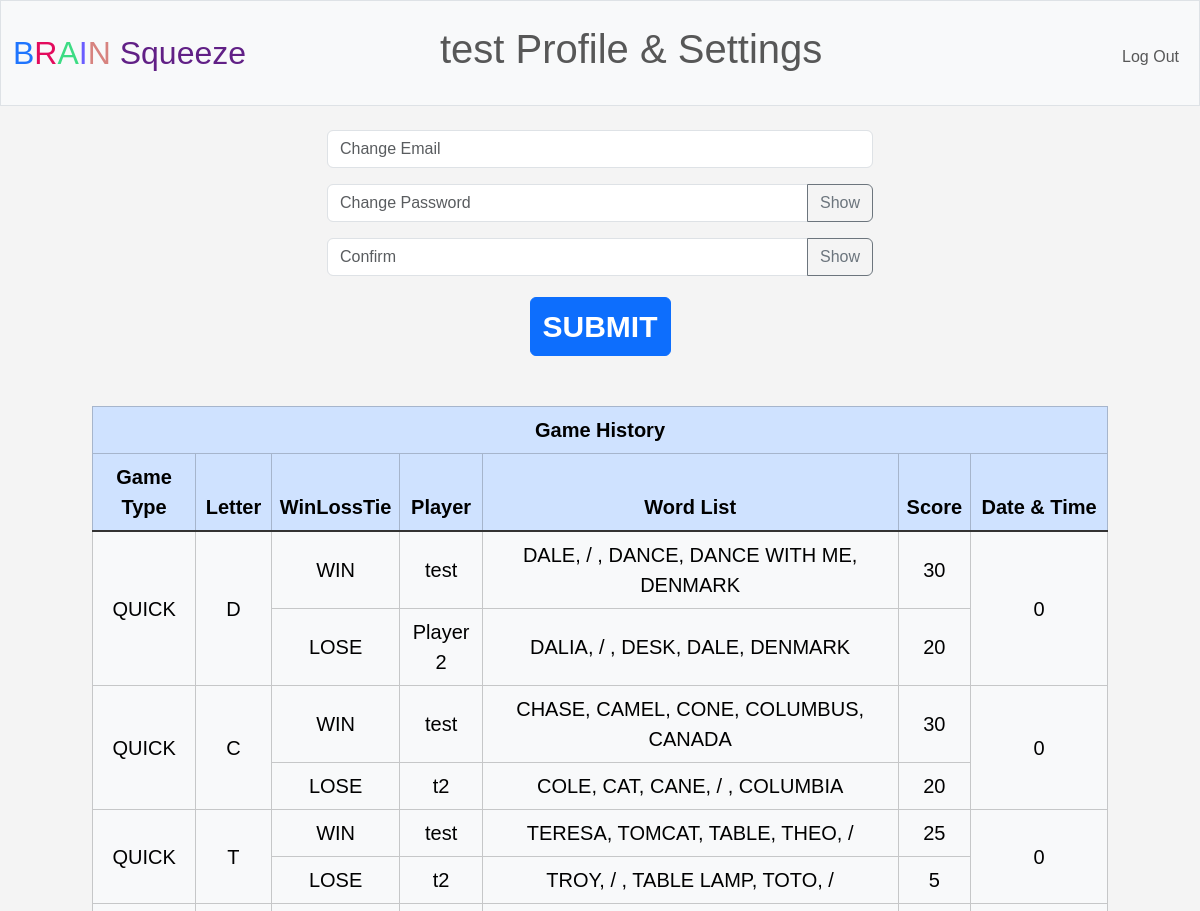
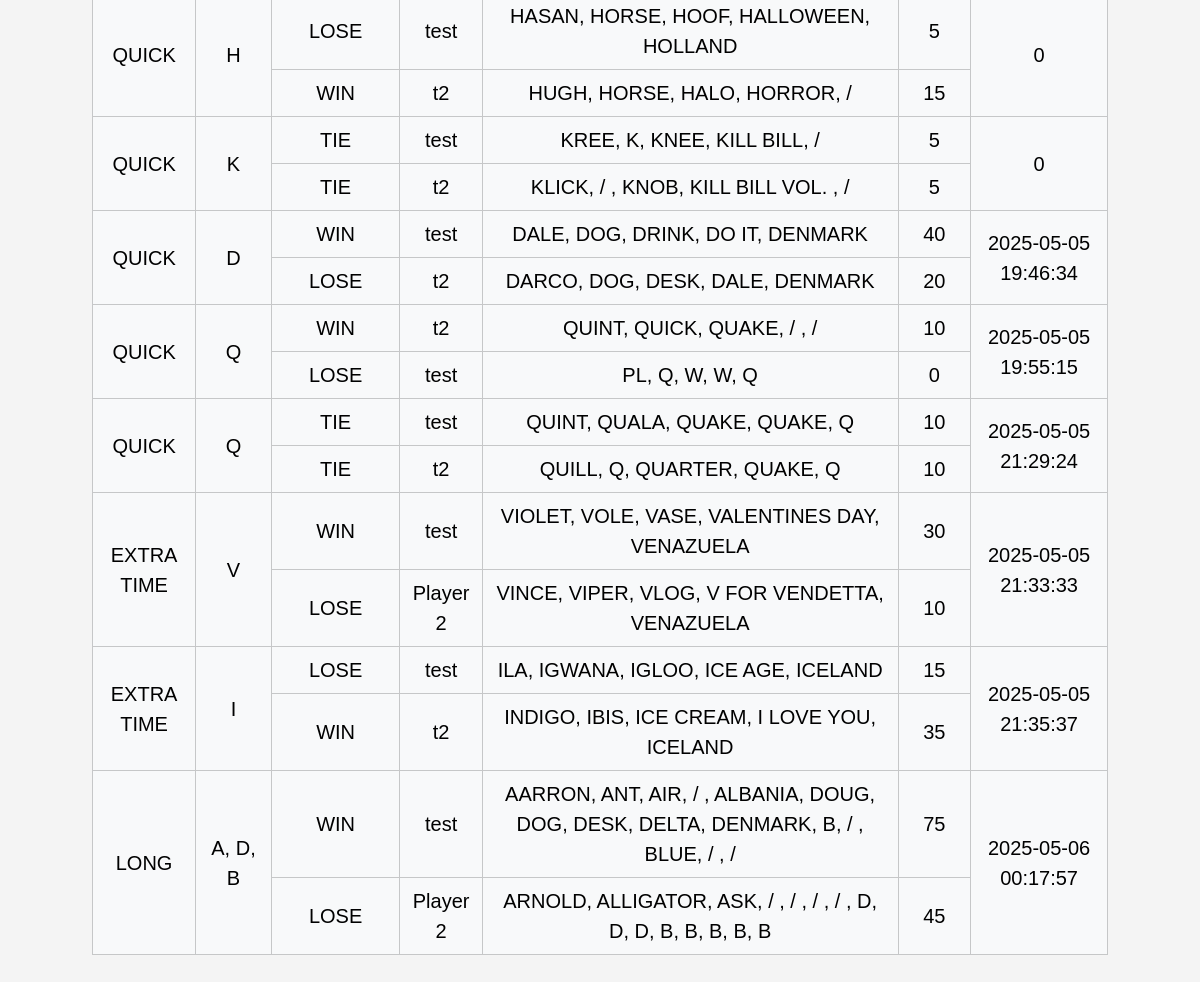
Screenshot of /profile (signed in) with the database file from the repository (2 pictures, top to bottom).
### tables this page shows
CREATE TABLE "game_records" (
	"id"	INTEGER NOT NULL UNIQUE,
	"GameSelect"	TEXT NOT NULL,
	"Letter"	TEXT NOT NULL,
	"WinLossTie1"	TEXT NOT NULL,
	"WinLossTie2"	TEXT NOT NULL,
	"Username1"	TEXT NOT NULL,
	"Username2"	TEXT NOT NULL,
	"WordList1"	TEXT NOT NULL,
	"WordList2"	TEXT NOT NULL,
	"Score1"	INTEGER NOT NULL,
	"Score2"	INTEGER NOT NULL,
	"DateTime"	TEXT NOT NULL DEFAULT CURRENT_TIMESTAMP,
	PRIMARY KEY("id" AUTOINCREMENT)
);

### app.py (the view)
@app.route("/profile", methods=["GET", "POST"])
@login_required
def profile():
    if request.method == "POST":
        email = request.form.get("change_email").strip() if request.form.get("change_email") else None
        password = request.form.get("change_pass").strip() if request.form.get("change_pass") else None
        confirm = request.form.get("confirm").strip() if request.form.get("confirm") else None
        change = account_change(session["user_id"], email, password, confirm)
        if change == 0.5:
            flash("Email not in correct format")
            return redirect(url_for("profile"))
        elif change == 1:
            flash("Password not matching. Try again.")
            return redirect(url_for("profile"))
        elif change == 2:
            flash("Password Successfully changed")
            return redirect(url_for("profile"))
        elif change == 3:
            flash("Email Successfully changed")
            return redirect(url_for("profile"))
        elif change == 4:
            flash("Email & password successfully changed")
            return redirect(url_for("profile"))
        elif change == 5:
            flash("Something went wrong. Try again.")
            return redirect(url_for("profile"))
        return redirect("/profile")
    else:
        username = session.get("user_id")
        all_data = profile_history(username)
        if all_data == 1:
            flash("Could not load data. Sign out and sign in again.")
            return redirect(url_for("profile"))
        return render_template("profile.html", all_data=all_data)

### app.py (called while the page is built)
@app.after_request
def after_request(response):
    response.headers["Cache-Control"] = "no-cache, no-store, must-revalidate"
    response.headers["Expires"] = 0
    response.headers["Pragma"] = "no-cache"
    return response

### helper.py (called while the page is built)
def get_db():
    if "db" not in g:
        basedir = os.path.abspath(os.path.dirname(__file__))
        db_path = os.path.join(basedir, "database.db")
        g.db = sqlite3.connect(db_path)
        g.db.row_factory = sqlite3.Row
    return g.db

def login_required(f):
    @wraps(f)
    def decorated_function(*args, **kwargs):
        if session.get("user_id") is None:
            return redirect("/login")
        return f(*args, **kwargs)
    return decorated_function

### templates/profile.html (shortened to what this page needs)
{% extends "layout.html" %}
{% block main %}
    <div class="container-fluid">
        <form action="/profile" method="POST">
            <div class="input-group mb-3 mx-auto w-50 mt-2">
                <input autocomplete="off" class="form-control" id="email" name="change_email" placeholder="Change Email" type="email">
            </div>
            <div class="input-group mb-3 mx-auto w-50">
                <input autocomplete="off" class="form-control" id="pass" name="change_pass" placeholder="Change Password" type="password">
                <button class="btn btn-outline-secondary" type="button" onclick="showp()">Show</button>
            </div>
            <div class="input-group mb-3 mx-auto w-50">
                <input autocomplete="off" class="form-control" id="conf" name="confirm" placeholder="Confirm" type="password">
                <button class="btn btn-outline-secondary" type="button" onclick="showc()">Show</button>
            </div>
            <div>
            <button class="btn btn-primary" type="submit" style="margin-top:0.5%;">Submit</button>
            </div>
        </form>
    </div>
    <div class="mb-3 space">
        <table class="table table-bordered w-auto">
            <thead class="table-dark">
                <tr class="table-primary">
                    <th colspan="7" class="col text-center">Game History</th>
                </tr>
                <tr class="table-primary">
                    <th class="col">Game Type</th>
                    <th class="col">Letter</th>
                    <th class="col">WinLossTie</th>
                    <th class="col">Player</th>
                    <th class="col">Word List</th>
                    <th class="col">Score</th>
                    <th class="col">Date & Time</th>
                </tr>
            </thead>
            <tbody class="table-group-divider">
                {% if all_data != [] %}
                    {% for data in all_data %}
                    <tr class="table-light">
                        <td class="align-middle" rowspan="2">{{ data.GameType |upper }}</td>
                        <td class="align-middle" rowspan="2">{{ data.Letter | upper }}</td>
                        <td class="align-middle">{{ data.WinLossTie1 | upper }}</td>
                        <td class="align-middle">{{ data.Username1 }}</td>
                        <td class="align-middle">{{ data.WordList1 | upper }}</td>
                        <td class="align-middle">{{ data.Score1 }}</td>
                        <td class="align-middle" rowspan="2">{{ data.DateTime }}</td>
                    </tr>
                    <tr class="table-light">
                        <td class="align-middle">{{ data.WinLossTie2 | upper }}</td>
                        <td class="align-middle">{{ data.Username2 }}</td>
                        <td class="align-middle">{{ data.WordList2 | upper }}</td>
                        <td class="align-middle">{{ data.Score2 }}</td>
                    </tr>
                    {% endfor %}
                {% endif %}
            </tbody>
        </table>
    </div>
{% endblock %}

### templates/layout.html (shortened to what this page needs)
<!DOCTYPE html>
<html lang="en">
    <head>
        <link href="https://cdn.jsdelivr.net/npm/bootstrap@5.3.5/dist/css/bootstrap.min.css" rel="stylesheet">
        <link href="/static/styles.css" rel="stylesheet">
    </head>
    <body>
        <nav class="bg-light border navbar navbar-expand-md navbar-light">
            <div class="container-fluid">
                <a class="navbar-brand" href="/"><span class="crayola_blue">B</span><span class="rasberry">R</span><span class="android_green">A</span><span class="indigo">I</span><span class="ny-pink">N</span> <span class="seance">Squeeze</span></a>
                <div class="collapse navbar-collapse" id="navbar">
                    {% if session["user_id"] %}
                        <ul class="navbar-text display-6 mx-auto ms-auto mt-2"> {{ session["user_id"] }} Profile & Settings</ul>
                        <ul class="navbar-nav ms-auto mt-2">
                            <li class="nav-item"><a class="nav-link" href="/logout">Log Out</a></li>
                        </ul>
                    {% else %}
                        <ul class="navbar-nav ms-auto mt-2">
                            <li class="nav-item"><a class="nav-link" href="/register">Register</a></li>
                            <li class="nav-item"><a class="nav-link" href="/signin">Sign In</a></li>
                        </ul>
                    {% endif %}
                </div>
            </div>
        </nav>
        <main class="container py-3 text-center">
            {% block main %}{% endblock %}
        </main>
    </body>
</html>

### static/styles.css (style rules this page uses)
body { background-color: #f4f4f4; font-family: Arial, sans-serif; color: #333; }
li { margin: auto auto auto auto; }
nav .navbar-brand { font-size: xx-large; }
nav .navbar-brand .crayola_blue { color: #1F75FE; }
nav .navbar-brand .rasberry { color: #E30B5D; }
nav .navbar-brand .android_green { color: #3DDC84; }
nav .navbar-brand .indigo { color: #6A5DFF; }
nav .navbar-brand .ny-pink { color: #D7837F; }
nav .navbar-brand .seance { color: #612086; }
.btn-primary { text-align: center; display: inline-block; cursor: pointer; text-transform: uppercase; font-size: 30px !important; font-weight: bold; }
.table { container: flex; text-align: center; margin: 2% auto 2% auto; width: 80%; border-collapse: collapse; padding: 10px; font-size: 20px; }
.space { margin: 50px; }

### rows the page displays
game_records: GameType "QUICK", Letter "D", WinLossTie1 "WIN", Username1 "test", WordList1 "DALE, / , DANCE, DANCE WITH ME, DENMARK", Score1 "30", DateTime "0", WinLossTie2 "LOSE", Username2 "Player 2", WordList2 "DALIA, / , DESK, DALE, DENMARK", Score2 "20"
game_records: GameType "QUICK", Letter "C", WinLossTie1 "WIN", Username1 "test", WordList1 "CHASE, CAMEL, CONE, COLUMBUS, CANADA", Score1 "30", DateTime "0", WinLossTie2 "LOSE", Username2 "t2", WordList2 "COLE, CAT, CANE, / , COLUMBIA", Score2 "20"
game_records: GameType "QUICK", Letter "T", WinLossTie1 "WIN", Username1 "test", WordList1 "TERESA, TOMCAT, TABLE, THEO, /", Score1 "25", DateTime "0", WinLossTie2 "LOSE", Username2 "t2", WordList2 "TROY, / , TABLE LAMP, TOTO, /", Score2 "5"
game_records: GameType "QUICK", Letter "H", WinLossTie1 "LOSE", Username1 "test", WordList1 "HASAN, HORSE, HOOF, HALLOWEEN, HOLLAND", Score1 "5", DateTime "0", WinLossTie2 "WIN", Username2 "t2", WordList2 "HUGH, HORSE, HALO, HORROR, /", Score2 "15"
game_records: GameType "QUICK", Letter "K", WinLossTie1 "TIE", Username1 "test", WordList1 "KREE, K, KNEE, KILL BILL, /", Score1 "5", DateTime "0", WinLossTie2 "TIE", Username2 "t2", WordList2 "KLICK, / , KNOB, KILL BILL VOL. , /", Score2 "5"
game_records: GameType "QUICK", Letter "D", WinLossTie1 "WIN", Username1 "test", WordList1 "DALE, DOG, DRINK, DO IT, DENMARK", Score1 "40", DateTime "2025-05-05 19:46:34", WinLossTie2 "LOSE", Username2 "t2", WordList2 "DARCO, DOG, DESK, DALE, DENMARK", Score2 "20"
game_records: GameType "QUICK", Letter "Q", WinLossTie1 "WIN", Username1 "t2", WordList1 "QUINT, QUICK, QUAKE, / , /", Score1 "10", DateTime "2025-05-05 19:55:15", WinLossTie2 "LOSE", Username2 "test", WordList2 "PL, Q, W, W, Q", Score2 "0"
game_records: GameType "QUICK", Letter "Q", WinLossTie1 "TIE", Username1 "test", WordList1 "QUINT, QUALA, QUAKE, QUAKE, Q", Score1 "10", DateTime "2025-05-05 21:29:24", WinLossTie2 "TIE", Username2 "t2", WordList2 "QUILL, Q, QUARTER, QUAKE, Q", Score2 "10"
game_records: GameType "EXTRA TIME", Letter "V", WinLossTie1 "WIN", Username1 "test", WordList1 "VIOLET, VOLE, VASE, VALENTINES DAY, VENAZUELA", Score1 "30", DateTime "2025-05-05 21:33:33", WinLossTie2 "LOSE", Username2 "Player 2", WordList2 "VINCE, VIPER, VLOG, V FOR VENDETTA, VENAZUELA", Score2 "10"
game_records: GameType "EXTRA TIME", Letter "I", WinLossTie1 "LOSE", Username1 "test", WordList1 "ILA, IGWANA, IGLOO, ICE AGE, ICELAND", Score1 "15", DateTime "2025-05-05 21:35:37", WinLossTie2 "WIN", Username2 "t2", WordList2 "INDIGO, IBIS, ICE CREAM, I LOVE YOU, ICELAND", Score2 "35"
game_records: GameType "LONG", Letter "A, D, B", WinLossTie1 "WIN", Username1 "test", WordList1 "AARRON, ANT, AIR, / , ALBANIA, DOUG, DOG, DESK, DELTA, DENMARK, B, / , BLUE, / , /", Score1 "75", DateTime "2025-05-06 00:17:57", WinLossTie2 "LOSE", Username2 "Player 2", WordList2 "ARNOLD, ALLIGATOR, ASK, / , / , / , / , D, D, D, B, B, B, B, B", Score2 "45"

### other values shown
{{ session["user_id"] }} "test"
